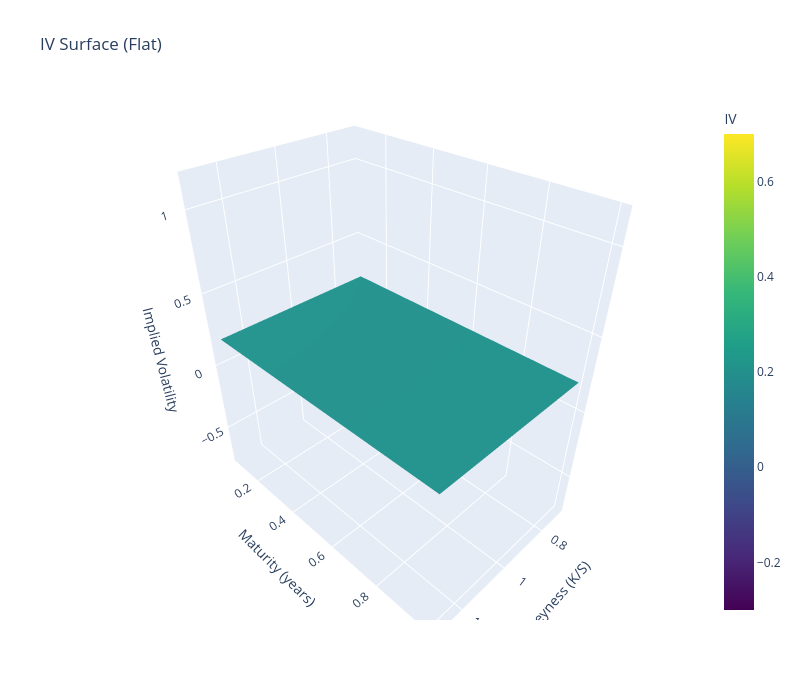

The notebook cell this image was saved under:
### Code cell
# Just use calls for cleaner visualization
df_calls = opt_prices_df[opt_prices_df['option_type'] == 'call']

fig = go.Figure(data=[go.Mesh3d(
    x=df_calls['moneyness'],
    y=df_calls['maturity'],
    z=df_calls['true_iv'],
    intensity=df_calls['true_iv'],
    colorscale='Viridis',
    showscale=True,
    colorbar=dict(title='IV'),
)])

fig.update_layout(
    title='IV Surface (Flat)',
    scene=dict(
        xaxis_title='Moneyness (K/S)',
        yaxis_title='Maturity (years)',
        zaxis_title='Implied Volatility'
    ),
    width=800, height=700
)
fig.show()
